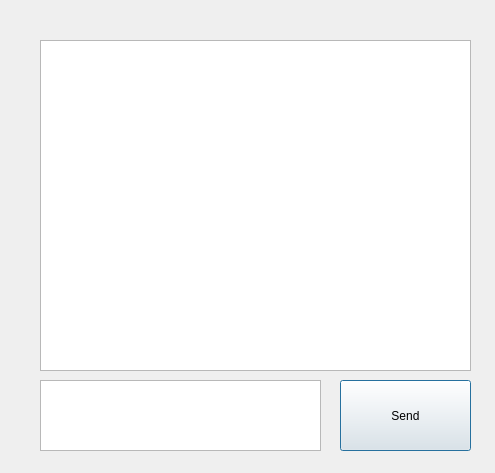
<?xml version="1.0" encoding="UTF-8"?>
<ui version="4.0">
 <class>Dialog</class>
 <widget class="QDialog" name="Dialog">
  <property name="geometry">
   <rect>
    <x>0</x>
    <y>0</y>
    <width>495</width>
    <height>473</height>
   </rect>
  </property>
  <property name="windowTitle">
   <string>Dialog</string>
  </property>
  <widget class="QPushButton" name="pushButton">
   <property name="geometry">
    <rect>
     <x>340</x>
     <y>380</y>
     <width>131</width>
     <height>71</height>
    </rect>
   </property>
   <property name="text">
    <string>Send</string>
   </property>
  </widget>
  <widget class="QTextEdit" name="textEdit">
   <property name="geometry">
    <rect>
     <x>40</x>
     <y>380</y>
     <width>281</width>
     <height>71</height>
    </rect>
   </property>
  </widget>
  <widget class="QTextEdit" name="textEdit_2">
   <property name="geometry">
    <rect>
     <x>40</x>
     <y>40</y>
     <width>431</width>
     <height>331</height>
    </rect>
   </property>
  </widget>
 </widget>
 <resources/>
 <connections/>
</ui>
